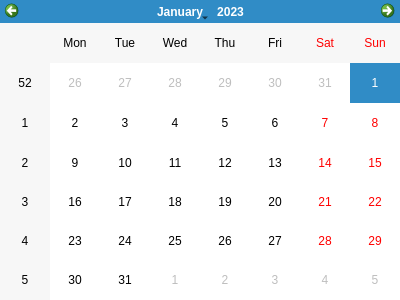
<?xml version="1.0" encoding="UTF-8"?>
<ui version="4.0">
 <class>Calendar</class>
 <widget class="QDialog" name="Calendar">
  <property name="geometry">
   <rect>
    <x>0</x>
    <y>0</y>
    <width>400</width>
    <height>300</height>
   </rect>
  </property>
  <property name="windowTitle">
   <string>Kalendarz</string>
  </property>
  <property name="windowIcon">
   <iconset resource="resources.qrc">
    <normaloff>:/icons/calendar_month_black_24dp.svg</normaloff>:/icons/calendar_month_black_24dp.svg</iconset>
  </property>
  <layout class="QHBoxLayout" name="horizontalLayout">
   <property name="spacing">
    <number>0</number>
   </property>
   <property name="leftMargin">
    <number>0</number>
   </property>
   <property name="topMargin">
    <number>0</number>
   </property>
   <property name="rightMargin">
    <number>0</number>
   </property>
   <property name="bottomMargin">
    <number>0</number>
   </property>
   <item>
    <widget class="QCalendarWidget" name="calendarWidget">
     <property name="selectedDate">
      <date>
       <year>2023</year>
       <month>1</month>
       <day>1</day>
      </date>
     </property>
    </widget>
   </item>
  </layout>
 </widget>
 <resources>
  <include location="resources.qrc"/>
 </resources>
 <connections/>
</ui>
